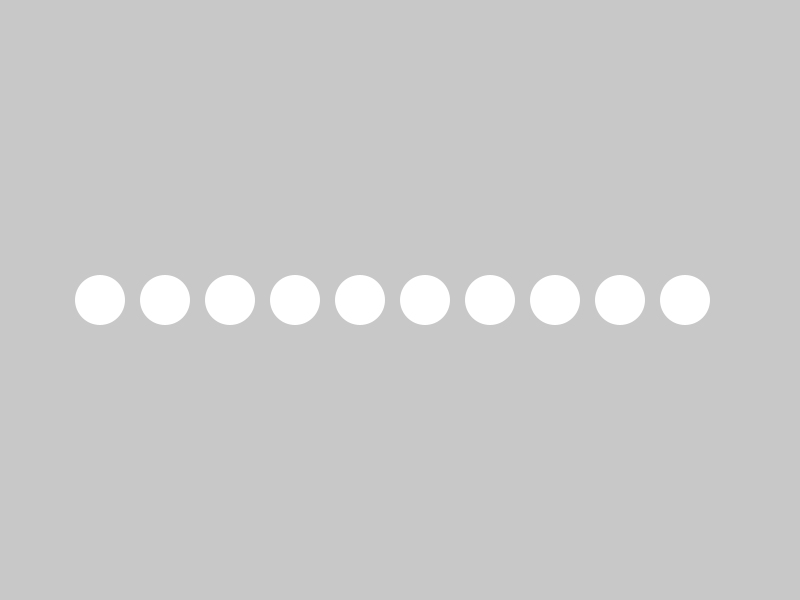
Frame 1 (no input)
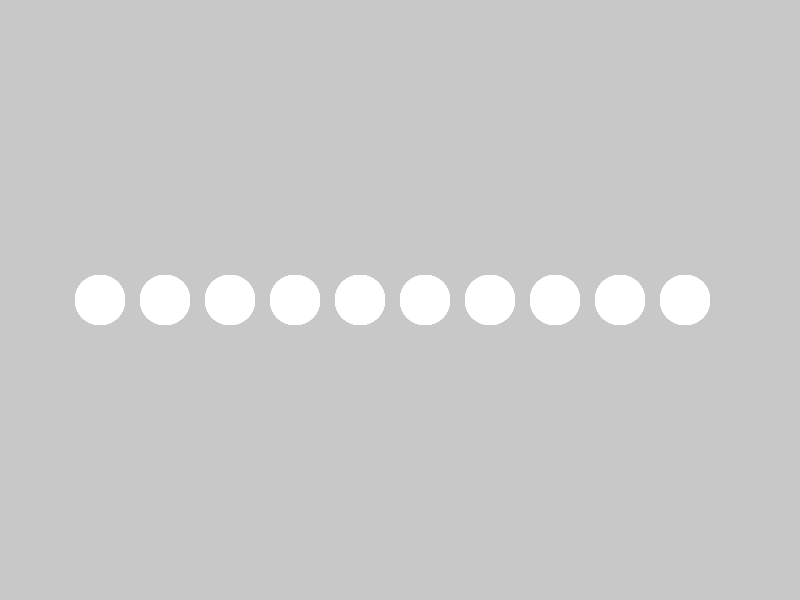
Frame 60 (the mouse pressed at the canvas centre just before this capture)
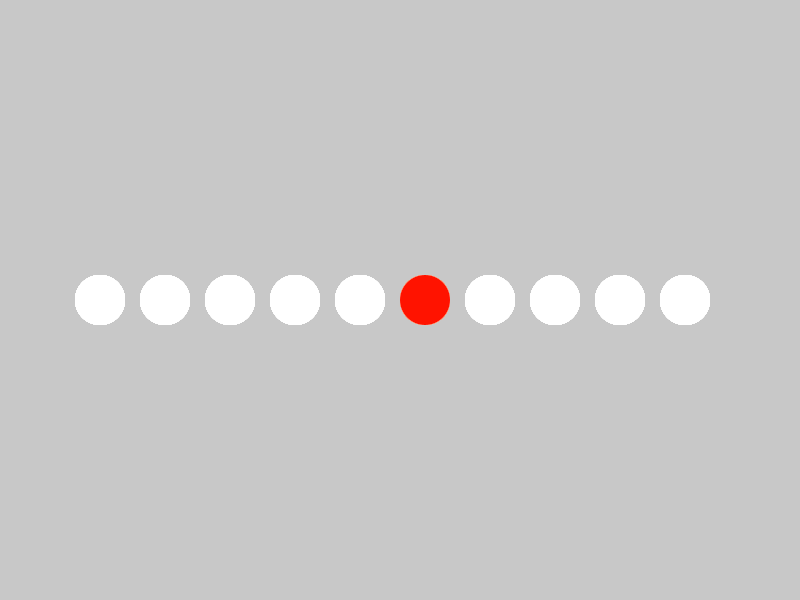
Frame 120 (the mouse held since frame 60 and released just before this capture)

The Processing sketch that drew these frames (run headless with seeded random() and noise(); from frame 60 on, the mouse is pressed at the canvas centre):

// Processing sketch: processing_105639
// ── processing_105639.pde

void setup () {
  size(800, 600);
  background(200);
  noStroke();
  colorMode(HSB, 360, 100, 100);
}

void draw () {
 
 float mouseDist;
  
  for (int i= 0; i<10; i++) {
  mouseDist = dist(mouseX, mouseY, 100 + i*65, 300);
    fill(360); 
    ellipse(100 + i*65, 300, 50, 50);
    
    if (mouseDist <= 25) {
     
    fill(random(0, 30), 100, 100);
    ellipse(100 + i*65, 300, 50, 50);
  }
  
  

    
  }
}
